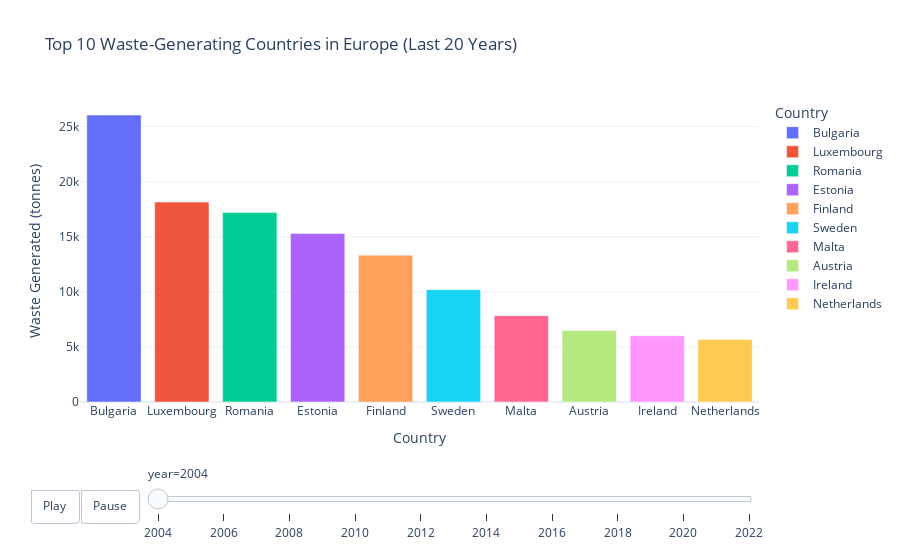

The notebook cell saved with this chart:
### Code cell
import pandas as pd
import plotly.express as px

# Step 1: Filter the last 20 years
recent_years = sorted(df_filtered['TIME_PERIOD'].unique())[-20:]
df_20yrs = df_filtered[df_filtered['TIME_PERIOD'].isin(recent_years)]

# Step 2: Rename for consistency
df_20yrs = df_20yrs.rename(columns={'Geopolitical entity (reporting)': 'country', 'TIME_PERIOD': 'year'})

# Step 3: Get top 10 countries per year
top10_per_year = (
    df_20yrs.groupby('year', group_keys=False)
    .apply(lambda x: x.nlargest(10, 'OBS_VALUE'))
    .reset_index(drop=True)
)

# Step 4: Create animated bar chart
fig = px.bar(
    top10_per_year,
    x='country',
    y='OBS_VALUE',
    color='country',
    animation_frame='year',
    title='Top 10 Waste-Generating Countries in Europe (Last 20 Years)',
    labels={'OBS_VALUE': 'Waste Generated (tonnes)', 'country': 'Country'},
    template='plotly_white'
)

# Step 5: Adjust animation speed and layout
fig.update_layout(
    xaxis={'categoryorder': 'total descending'},
    yaxis_title='Waste Generated (tonnes)',
    xaxis_title='Country',
    transition={'duration': 1000},  # 1 second per frame
    updatemenus=[{
        'buttons': [
            {'args': [None, {'frame': {'duration': 1000, 'redraw': True}, 'fromcurrent': True}],
             'label': 'Play',
             'method': 'animate'},
            {'args': [[None], {'frame': {'duration': 0, 'redraw': False}, 'mode': 'immediate'}],
             'label': 'Pause',
             'method': 'animate'}
        ],
        'direction': 'left',
        'pad': {'r': 10, 't': 87},
        'showactive': False,
        'type': 'buttons',
        'x': 0.1,
        'xanchor': 'right',
        'y': 0,
        'yanchor': 'top'
    }]
)

fig.show()
fig.write_html("top_waste_chart.html")

### Figure 1 — Plotly figure (JSON) as saved in the notebook; plotly's stock layout.template omitted (floating-point values rounded to 4 significant figures)
{"data": [{"hovertemplate": "Country=%{x}<br>year=2004<br>Waste Generated (tonnes)=%{y}<extra></extra>", "legendgroup": "Bulgaria", "marker": {"color": "#636efa", "pattern": {"shape": ""}}, "name": "Bulgaria", "orientation": "v", "showlegend": true, "textposition": "auto", "type": "bar", "x": ["Bulgaria"], "xaxis": "x", "y": [26050], "yaxis": "y"}, {"hovertemplate": "Country=%{x}<br>year=2004<br>Waste Generated (tonnes)=%{y}<extra></extra>", "legendgroup": "Luxembourg", "marker": {"color": "#EF553B", "pattern": {"shape": ""}}, "name": "Luxembourg", "orientation": "v", "showlegend": true, "textposition": "auto", "type": "bar", "x": ["Luxembourg"], "xaxis": "x", "y": [18153], "yaxis": "y"}, {"hovertemplate": "Country=%{x}<br>year=2004<br>Waste Generated (tonnes)=%{y}<extra></extra>", "legendgroup": "Romania", "marker": {"color": "#00cc96", "pattern": {"shape": ""}}, "name": "Romania", "orientation": "v", "showlegend": true, "textposition": "auto", "type": "bar", "x": ["Romania"], "xaxis": "x", "y": [17215], "yaxis": "y"}, {"hovertemplate": "Country=%{x}<br>year=2004<br>Waste Generated (tonnes)=%{y}<extra></extra>", "legendgroup": "Estonia", "marker": {"color": "#ab63fa", "pattern": {"shape": ""}}, "name": "Estonia", "orientation": "v", "showlegend": true, "textposition": "auto", "type": "bar", "x": ["Estonia"], "xaxis": "x", "y": [15310], "yaxis": "y"}, {"hovertemplate": "Country=%{x}<br>year=2004<br>Waste Generated (tonnes)=%{y}<extra></extra>", "legendgroup": "Finland", "marker": {"color": "#FFA15A", "pattern": {"shape": ""}}, "name": "Finland", "orientation": "v", "showlegend": true, "textposition": "auto", "type": "bar", "x": ["Finland"], "xaxis": "x", "y": [13333], "yaxis": "y"}, {"hovertemplate": "Country=%{x}<br>year=2004<br>Waste Generated (tonnes)=%{y}<extra></extra>", "legendgroup": "Sweden", "marker": {"color": "#19d3f3", "pattern": {"shape": ""}}, "name": "Sweden", "orientation": "v", "showlegend": true, "textposition": "auto", "type": "bar", "x": ["Sweden"], "xaxis": "x", "y": [10203], "yaxis": "y"}, {"hovertemplate": "Country=%{x}<br>year=2004<br>Waste Generated (tonnes)=%{y}<extra></extra>", "legendgroup": "Malta", "marker": {"color": "#FF6692", "pattern": {"shape": ""}}, "name": "Malta", "orientation": "v", "showlegend": true, "textposition": "auto", "type": "bar", "x": ["Malta"], "xaxis": "x", "y": [7840], "yaxis": "y"}, {"hovertemplate": "Country=%{x}<br>year=2004<br>Waste Generated (tonnes)=%{y}<extra></extra>", "legendgroup": "Austria", "marker": {"color": "#B6E880", "pattern": {"shape": ""}}, "name": "Austria", "orientation": "v", "showlegend": true, "textposition": "auto", "type": "bar", "x": ["Austria"], "xaxis": "x", "y": [6488], "yaxis": "y"}, {"hovertemplate": "Country=%{x}<br>year=2004<br>Waste Generated (tonnes)=%{y}<extra></extra>", "legendgroup": "Ireland", "marker": {"color": "#FF97FF", "pattern": {"shape": ""}}, "name": "Ireland", "orientation": "v", "showlegend": true, "textposition": "auto", "type": "bar", "x": ["Ireland"], "xaxis": "x", "y": [6019], "yaxis": "y"}, {"hovertemplate": "Country=%{x}<br>year=2004<br>Waste Generated (tonnes)=%{y}<extra></extra>", "legendgroup": "Netherlands", "marker": {"color": "#FECB52", "pattern": {"shape": ""}}, "name": "Netherlands", "orientation": "v", "showlegend": true, "textposition": "auto", "type": "bar", "x": ["Netherlands"], "xaxis": "x", "y": [5678], "yaxis": "y"}], "layout": {"barmode": "relative", "legend": {"title": {"text": "Country"}, "tracegroupgap": 0}, "sliders": [{"active": 0, "currentvalue": {"prefix": "year="}, "len": 0.9, "pad": {"b": 10, "t": 60}, "steps": [{"args": [["2004"], {"frame": {"duration": 0, "redraw": true}, "fromcurrent": true, "mode": "immediate", "transition": {"duration": 0, "easing": "linear"}}], "label": "2004", "method": "animate"}, {"args": [["2006"], {"frame": {"duration": 0, "redraw": true}, "fromcurrent": true, "mode": "immediate", "transition": {"duration": 0, "easing": "linear"}}], "label": "2006", "method": "animate"}, {"args": [["2008"], {"frame": {"duration": 0, "redraw": true}, "fromcurrent": true, "mode": "immediate", "transition": {"duration": 0, "easing": "linear"}}], "label": "2008", "method": "animate"}, {"args": [["2010"], {"frame": {"duration": 0, "redraw": true}, "fromcurrent": true, "mode": "immediate", "transition": {"duration": 0, "easing": "linear"}}], "label": "2010", "method": "animate"}, {"args": [["2012"], {"frame": {"duration": 0, "redraw": true}, "fromcurrent": true, "mode": "immediate", "transition": {"duration": 0, "easing": "linear"}}], "label": "2012", "method": "animate"}, {"args": [["2014"], {"frame": {"duration": 0, "redraw": true}, "fromcurrent": true, "mode": "immediate", "transition": {"duration": 0, "easing": "linear"}}], "label": "2014", "method": "animate"}, {"args": [["2016"], {"frame": {"duration": 0, "redraw": true}, "fromcurrent": true, "mode": "immediate", "transition": {"duration": 0, "easing": "linear"}}], "label": "2016", "method": "animate"}, {"args": [["2018"], {"frame": {"duration": 0, "redraw": true}, "fromcurrent": true, "mode": "immediate", "transition": {"duration": 0, "easing": "linear"}}], "label": "2018", "method": "animate"}, {"args": [["2020"], {"frame": {"duration": 0, "redraw": true}, "fromcurrent": true, "mode": "immediate", "transition": {"duration": 0, "easing": "linear"}}], "label": "2020", "method": "animate"}, {"args": [["2022"], {"frame": {"duration": 0, "redraw": true}, "fromcurrent": true, "mode": "immediate", "transition": {"duration": 0, "easing": "linear"}}], "label": "2022", "method": "animate"}], "x": 0.1, "xanchor": "left", "y": 0, "yanchor": "top"}], "title": {"text": "Top 10 Waste-Generating Countries in Europe (Last 20 Years)"}, "transition": {"duration": 1000}, "updatemenus": [{"buttons": [{"args": [null, {"frame": {"duration": 1000, "redraw": true}, "fromcurrent": true}], "label": "Play", "method": "animate"}, {"args": [[null], {"frame": {"duration": 0, "redraw": false}, "mode": "immediate"}], "label": "Pause", "method": "animate"}], "direction": "left", "pad": {"r": 10, "t": 87}, "showactive": false, "type": "buttons", "x": 0.1, "xanchor": "right", "y": 0, "yanchor": "top"}], "xaxis": {"anchor": "y", "categoryarray": ["Bulgaria", "Luxembourg", "Romania", "Estonia", "Finland", "Sweden", "Malta", "Austria", "Ireland", "Netherlands", "Liechtenstein", "Greece", "Belgium", "Serbia"], "categoryorder": "total descending", "domain": [0, 1], "title": {"text": "Country"}}, "yaxis": {"anchor": "x", "domain": [0, 1], "title": {"text": "Waste Generated (tonnes)"}}}}
